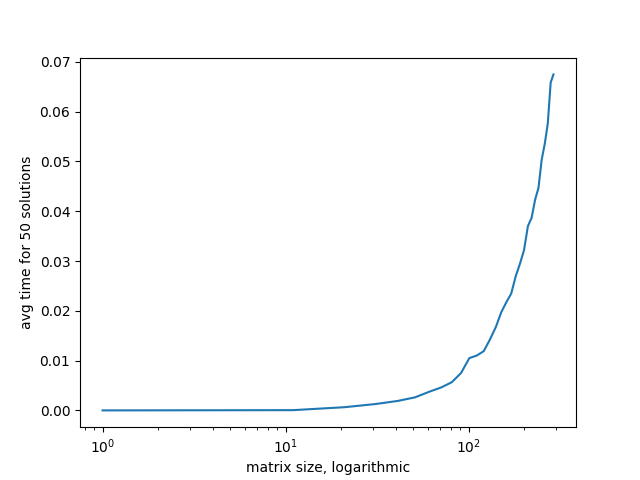

The Python source for this figure:
import numpy as np
from timeit import default_timer
import matplotlib.pyplot as plt


def rand_matrix(n):
    return np.array([
        [np.random.rand() for _ in range(n)] 
        for _ in range(n)]
    ) + np.identity(n)

def rand_column_vec(n):
    return np.array(
        [np.random.rand() for _ in range(n)]
    ).T

def benchmark(x):
    size= int(x)
    print(size)
    timsum = 0
    iters = 50
    for _ in range(iters):
        start = default_timer()
        np.linalg.solve(rand_matrix(size), rand_column_vec(size))
        end = default_timer() 
        timsum += end-start
    return timsum/iters

def main():
    seed = 82378423
    np.random.seed(seed)
    sizes = np.array(range(1,300,10))
    plt.plot(sizes, np.array([benchmark(z) for z in sizes]))
    plt.xlabel("matrix size, logarithmic")
    plt.ylabel("time")
    plt.ylabel("avg time for 50 solutions")
    plt.xscale('log')
    plt.show()

if __name__ == "__main__":
    main()
